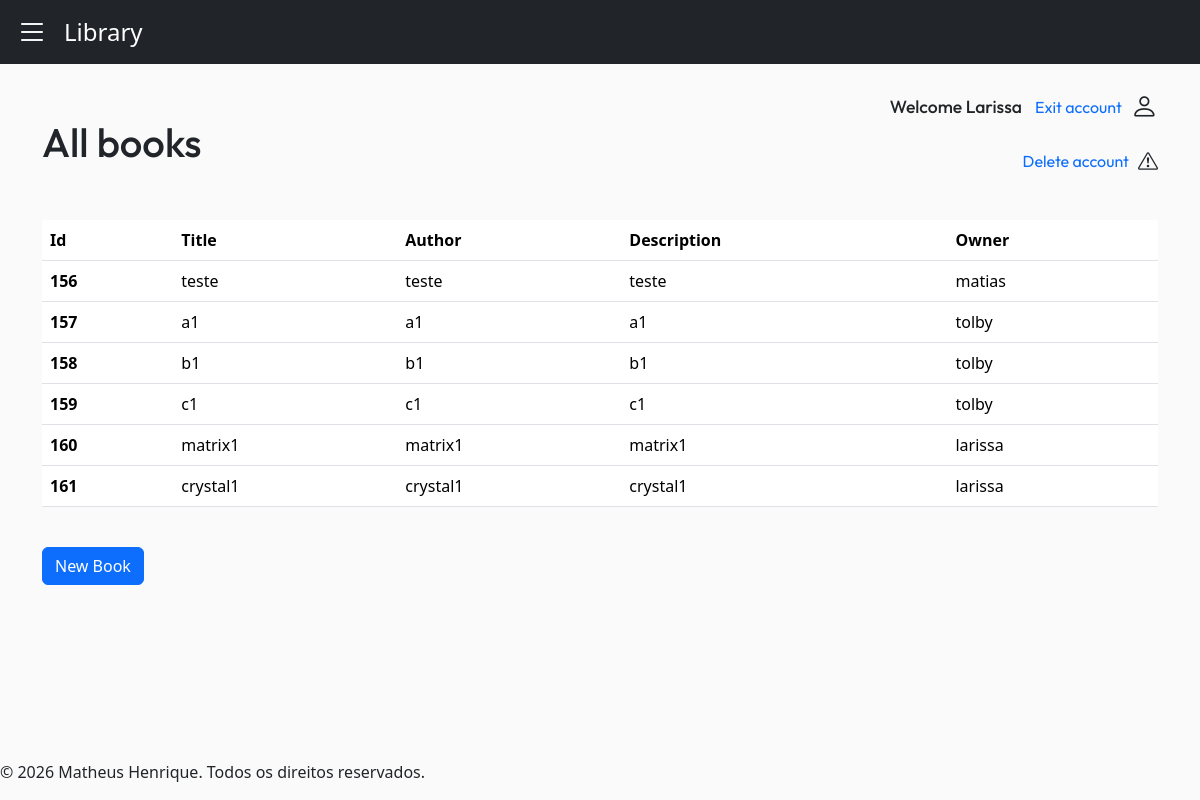
The app's page / (signed in), older data.
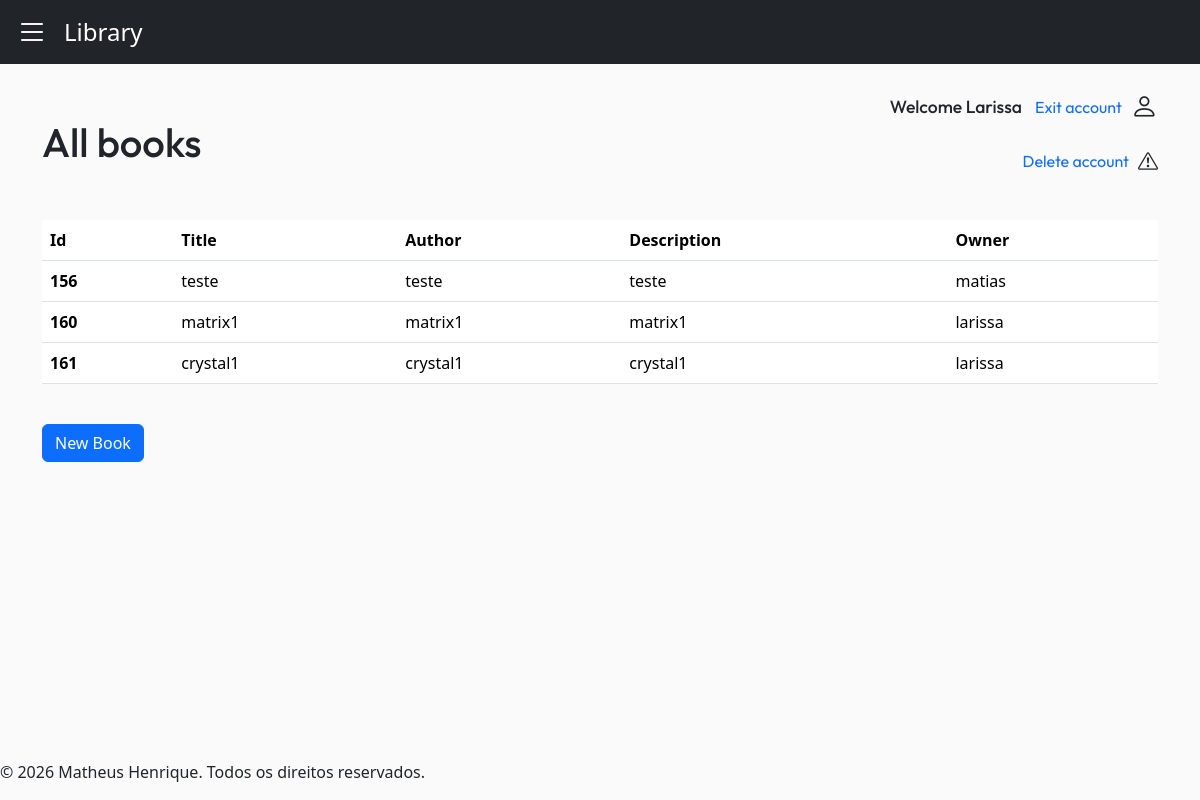
The same page, newer data.
### myapp/models.py (models this page shows, shortened)
class Book(models.Model):
    title = models.CharField(max_length=200)
    author = models.CharField(max_length=200)
    description = models.TextField(default='')
    owner = models.ForeignKey(User, on_delete=models.CASCADE)

### myapp/views.py (the view)
# urls.py: 2. Add a URL to urlpatterns:  path('', views.home, name='home')
@login_required(login_url="/book/login/")
def home(request):
    books = Book.objects.all()
    username = request.user.username
    books_paginator = Paginator(books, 10)
    page_number = request.GET.get("page")
    page_obj = books_paginator.get_page(page_number)
    return render(request, 'myapp/home.html', {'page_obj': page_obj, 'username': username, 'books': books})

### myapp/templates/myapp/home.html (shortened to what this page needs)
{% extends "myapp/base.html" %}
{% block content %}
    <main class="container">
        {% if books %}
            <h1 class="d-flex align-items-center mt-4">
                All books
                <div class="d-flex flex-column align-items-end ms-auto">
                    <p class="d-flex align-items-center" style="font-size: 1.1rem;">
                        Welcome {{ username|capfirst }}
                        <a href="{% url 'logout' %}" class="btn btn-link pe-2 link-underline" style="text-decoration: none;">
                            <span>Exit account</span>
                        </a>
                        <i class="bi bi-person" style="font-size: 1.7rem;"></i>
                    </p>
                    <p class="d-flex align-items-center" style="font-size: 1rem;">
                        <a href="#"
                            class="btn btn-link pe-2 link-underline"
                            style="text-decoration: none;"
                            data-bs-toggle="modal"
                            data-bs-target="#deleteuser">
                                <span>Delete account</span>
                        </a>
                        <i class="bi bi-exclamation-triangle fs-5"></i>
                    </p>
                </div>
            </h1>
            <table class="table mt-4">
                <thead>
                    <tr>
                    <th scope="col">Id</th>
                    <th scope="col">Title</th>
                    <th scope="col">Author</th>
                    <th scope="col">Description</th>
                    <th scope="col">Owner</th>
                    </tr>
                </thead>
                <tbody>
                    {% for book in page_obj %}
                        <tr>
                        <th scope="row">{{ book.id }}</th>
                        <td>{{ book.title }}</td>
                        <td>{{ book.author }}</td>
                        <td>{{ book.description }}</td>
                        <td>{{ book.owner }}</td>
                        </tr>
                    {% endfor %}
                </tbody>
            </table>
            <a href="{% url "create_book" %}" class="btn btn-primary mt-4">New Book</a>
        {% endif %}
    </main>
{% endblock content %}

Row changes from the older to the newer data that the page shows:
removed Book: id "157", title "a1", author "a1", description "a1", owner "tolby"
removed Book: id "158", title "b1", author "b1", description "b1", owner "tolby"
removed Book: id "159", title "c1", author "c1", description "c1", owner "tolby"
